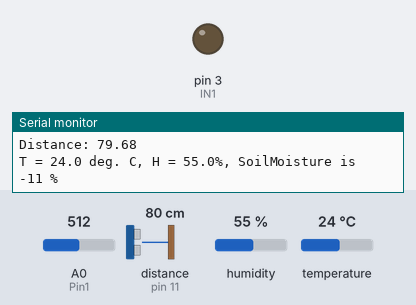
Bench run of a program on a simulated Arduino Uno, built with avr-gcc and run on an emulated ATmega328P. On the bench: output pins drawn as LEDs (lit = HIGH), the last lines printed to the serial monitor. Wiring (inferred from the names in the program): ultrasonic range finder: trigger pin 12; echo pin 11. The test bench sets the inputs (shaded band); at power-on: A0 (Pin1) = 512, distance to the obstacle (sensor on pin 11) 80 cm, humidity 55 %, temperature 24 °C. The echo pulse lasts 58.3 µs per cm; pins used as bus, display or sensor lines are not drawn.

Above: at 4.6 s.
4.7 s: A0 (Pin1) set to 398
9.0 s: A0 (Pin1) set to 372
At 11.2 s:
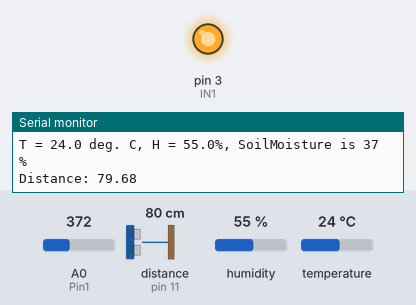
11.5 s: A0 (Pin1) set to 716
At 14.9 s:
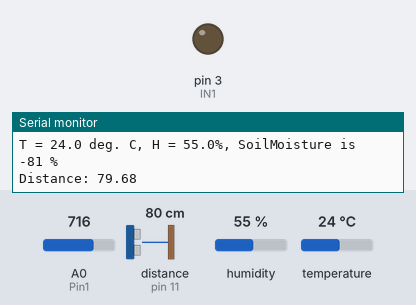
Timing chart, 0 to 16.4 s (numbered marks = the images above; inputs shaded):
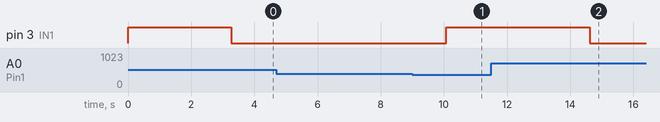

Measured:
- the behaviour switches between 381 and 380 on A0 (Pin1) (found by bisection; images 0 and 1)
- after the input at 9.0 s, pin 3 (IN1): LOW → HIGH after 1.1 s
- after the input at 11.5 s, pin 3 (IN1): HIGH → LOW after 3.1 s

The program:

main.cpp
```cpp
/*

*/
#include <Arduino.h>
#include <dht_nonblocking.h>
// #include <Blynk.h>

const int dry = 479;
const int wet = 189;

#define my_DHT_SENSOR_TYPE DHT_TYPE_11  //define the sensor type from the library
static const int DHT_SENSOR_PIN = 6;  // where the input pin is connected to.
DHT_nonblocking the_thing_dht_sensor( DHT_SENSOR_PIN, my_DHT_SENSOR_TYPE );
int IN1 = 3;        // define 1 control port to control one of the 4 channel relays
int Pin1 = A0;      // Analog ports to read the moisture readings

float moistSensorVal = 0;   // variable to store the value detected by the moisture sensor

int trigPin = 12; // Arduino pin tied to trigger pin on the ultrasonic sensor.
int echoPin = 11;  // Arduino pin tied to echo pin on the ultrasonic sensor.

float duration;
float distance;

void setup() {
  Serial.begin(9600);
  Serial.println("MOISTURE,Temp, & Humidity LEVEL SENSOR 1: ");
  pinMode(IN1, OUTPUT);
  pinMode(Pin1, INPUT);
  digitalWrite(IN1, HIGH);

  // Water level sensor
  pinMode(trigPin, OUTPUT);
  pinMode(echoPin, INPUT);
}

void loop() {
float temperature;
float humidity;
int moistSensorVal = analogRead(Pin1);
int percentageHumidity = map(moistSensorVal,wet,dry,100,0);

if(the_thing_dht_sensor.measure(&temperature, &humidity)){
  Serial.print( "T = " );
  Serial.print( temperature, 1 );
  Serial.print( " deg. C, H = " );
  Serial.print( humidity, 1 );
  Serial.print( "%, " );
  Serial.print("SoilMoisture is ");
  Serial.print(percentageHumidity);
  Serial.println(" %");
  delay(1000);

  if(percentageHumidity<35){
      digitalWrite(IN1, LOW);
  }else{
    digitalWrite(IN1, HIGH);
    }

  // ########## Water level sensor - ultraSonic ##############

  digitalWrite(trigPin,LOW);
  delayMicroseconds(2);  // wait 2ms to make sure trigPin is LOW

  digitalWrite(trigPin,HIGH);
  delayMicroseconds(10); // emit the ultrasonic sound for 10 secs
  digitalWrite(trigPin, LOW);

  duration = pulseIn(echoPin,HIGH); // requests how long echoPin has been HIGH
  distance = (duration * 0.0343)/2; // calc distance based on the speed of sound, then divide by 2 since the sound travelled the distance twice
  Serial.print("Distance: ");
  Serial.println(distance);

  delay(100);

  }

}
```
